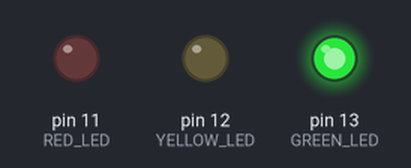
Bench run of a sketch on a simulated Arduino Uno, built with avr-gcc and run on an emulated ATmega328P. On the bench: output pins drawn as LEDs (lit = HIGH).

Above: at 1.5 s.
At 3.5 s:
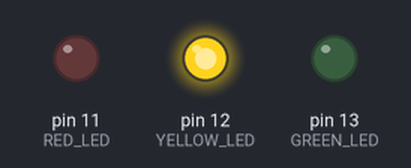
At 5.5 s:
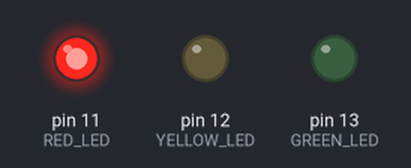
Timing chart, 0 to 9.1 s (numbered marks = the images above):
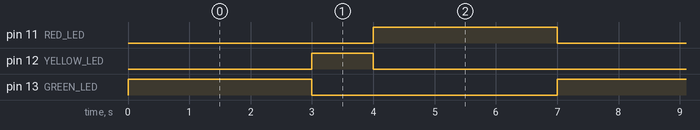

The sketch:

traffic-light.ino
```cpp
#define GREEN_LED 13
#define YELLOW_LED 12
#define RED_LED 11


void blink(int led, unsigned int seconds);


void setup()
{
	pinMode(GREEN_LED, OUTPUT);
  	pinMode(YELLOW_LED, OUTPUT);
  	pinMode(RED_LED, OUTPUT);
}

void loop()
{
  	blink(GREEN_LED, 3);
	blink(YELLOW_LED, 1.5);
  	blink(RED_LED, 3);
}


void blink(int led, unsigned int seconds)
{
	digitalWrite(led, HIGH);
  	delay(seconds * 1000);
  	digitalWrite(led, LOW);
}
```

Measured:
- by itself, pin 11 (RED_LED), pin 13 (GREEN_LED): alternates HIGH for 3.0 s and LOW for 4.0 s
- by itself, pin 12 (YELLOW_LED): alternates HIGH for 1.0 s and LOW for 6.0 s
- by itself, everything shown: repeats every 7.0 s, in 4 steps
